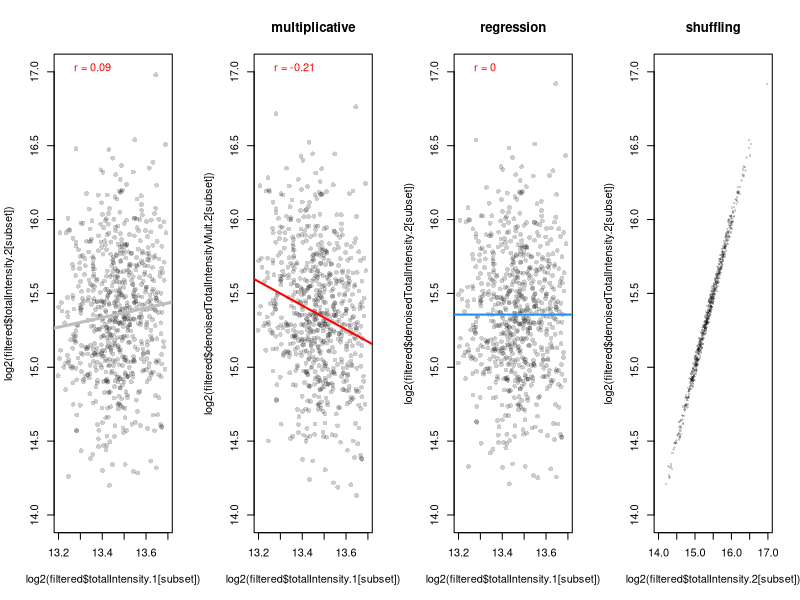

Recreate this plot in R.
library(Cairo)
library(Hmisc)

params   = read.table('data/cycleParams.csv',sep=',',header=T)
filtered = read.table('data/filteredSingleCellData.csv',sep=',',header=T)

attach(params)

subset = filtered$well == 'D6'
histBins = c(-Inf, seq( from=14, to=16.5, length.out=20), Inf)

CairoSVG('singleCellNorm.svg',height=3,width=12)
par(mfrow=c(1,4))


ylims = c(14,17)
xlims = c(13.2,13.7)


plot( log2(filtered$totalIntensity.1[subset]),
      log2(filtered$totalIntensity.2[subset]),
      pch=16, col=rgb(0,0,0,.2), xlim=xlims, ylim=ylims )
fit = lm( log2(filtered$totalIntensity.2[subset]) ~
          log2(filtered$totalIntensity.1[subset]) )
abline(fit,col='gray',lwd=3)
legend('topleft', paste('r =',round( 
    rcorr( log2(filtered$totalIntensity.2[subset]),
           log2(filtered$totalIntensity.1[subset]),
          type='pearson')$r[2],2)),text.col='red',bty='n')


plot( log2(filtered$totalIntensity.1[subset]),
      log2(filtered$denoisedTotalIntensityMult.2[subset]),
      pch=16, col=rgb(0,0,0,.2),main='multiplicative', xlim=xlims, ylim=ylims )
fit = lm( log2(filtered$denoisedTotalIntensityMult.2[subset]) ~
            log2(filtered$totalIntensity.1[subset]) )
abline(fit,col='red',lwd=2)
legend('topleft', paste('r =',round( 
  rcorr( log2(filtered$denoisedTotalIntensityMult.2[subset]),
         log2(filtered$totalIntensity.1[subset]),
         type='pearson')$r[2],2)),text.col='red',bty='n')


plot( log2(filtered$totalIntensity.1[subset]),
      log2(filtered$denoisedTotalIntensity.2[subset]),
      pch=16, col=rgb(0,0,0,.2),main='regression', xlim=xlims, ylim=ylims )
fit = lm( log2(filtered$denoisedTotalIntensity.2[subset]) ~
            log2(filtered$totalIntensity.1[subset]) )
abline(fit,col='dodgerblue',lwd=2)
legend('topleft', paste('r =',round( 
  rcorr( log2(filtered$denoisedTotalIntensity.2[subset]),
         log2(filtered$totalIntensity.1[subset]),
         type='pearson')$r[2],2)),text.col='red',bty='n')


plot( log2(filtered$totalIntensity.2[subset]),
      log2(filtered$denoisedTotalIntensity.2[subset]),
      pch=16, main='shuffling',col= rgb(0,0,0,.2),cex=.5,
      xlim=ylims, ylim=ylims )

dev.off()
